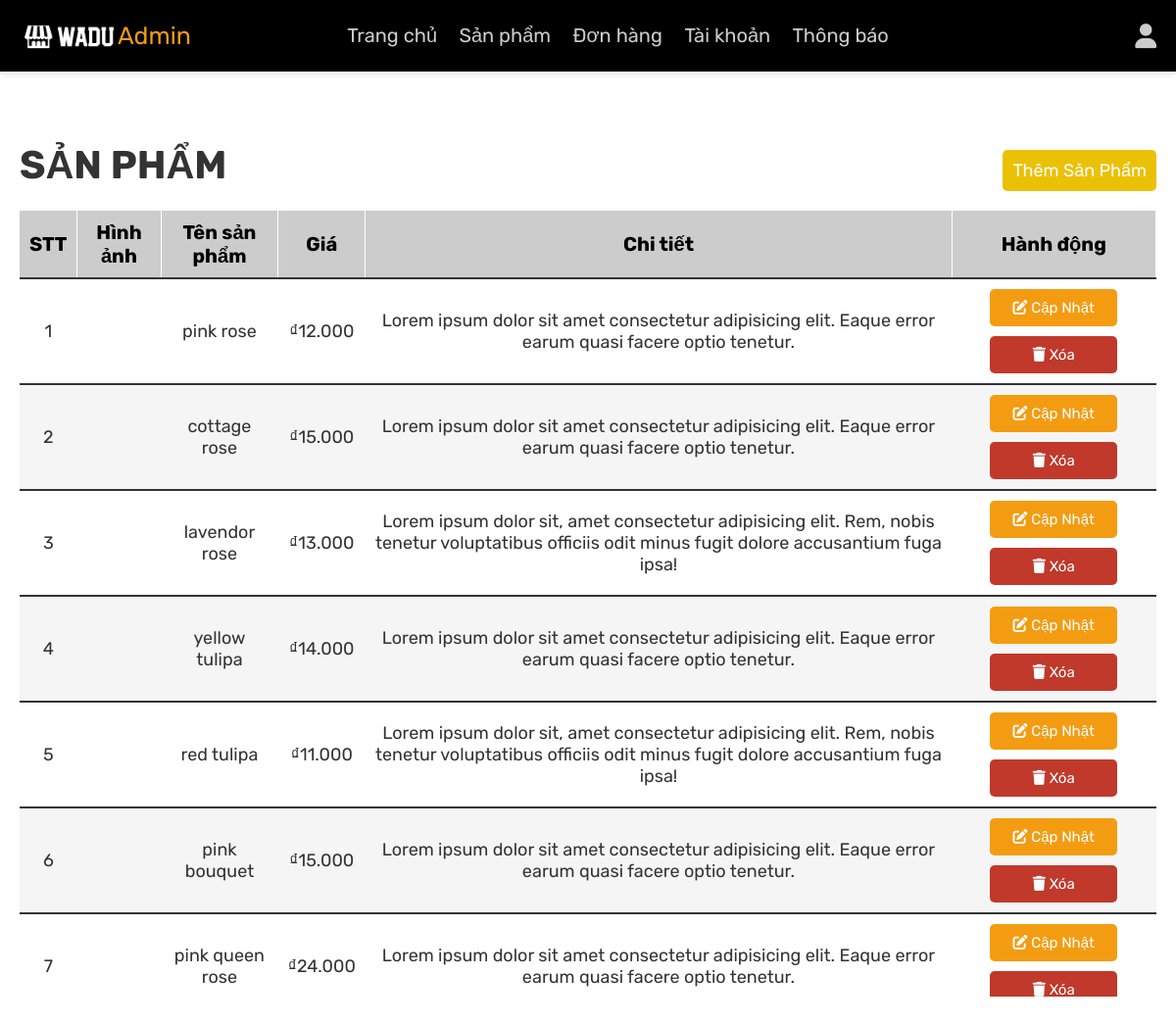
The page /admin_products.php (signed in) on the database its author committed.
### tables this page shows
CREATE TABLE `products` (
  `id` int(100) NOT NULL,
  `name` varchar(100) NOT NULL,
  `details` varchar(500) NOT NULL,
  `price` int(100) NOT NULL,
  `image` varchar(100) NOT NULL
);

### admin_products.php (the view, shortened to what this page needs)
<?php
@include 'config.php';
?>
<!DOCTYPE html>
<html lang="en">
<head>
   <link rel="stylesheet" href="https://cdnjs.cloudflare.com/ajax/libs/font-awesome/6.0.0/css/all.min.css">
   <link rel="stylesheet" href="css/admin_style.css">
</head>
<body>
   <?php @include 'admin_header.php'; ?>
   <section class="add-products">
   </section>
   <section class="show-products">
      <h1 class="title">
         <p>Sản phẩm</p>
         <button class="btn add-product">Thêm sản phẩm</button>
      </h1>
      <div class="table-products">
         <table class="products-table">
            <thead>
               <tr>
                  <th>STT</th>
                  <th>Hình ảnh</th>
                  <th>Tên sản phẩm</th>
                  <th>Giá</th>
                  <th>Chi tiết</th>
                  <th>Hành động</th>
               </tr>
            </thead>
            <?php
            $select_products = mysqli_query($conn, "SELECT * FROM `products`") or die('query failed');
            if (mysqli_num_rows($select_products) > 0) {
               $i = 1;
               while ($fetch_products = mysqli_fetch_assoc($select_products)) {
            ?>
                  <tr>
                     <td><?php echo $i; ?></td>
                     <td><img src="uploaded_img/<?php echo $fetch_products['image']; ?>" height="100" alt=""></td>
                     <td><?php echo $fetch_products['name']; ?></td>
                     <td><span>₫</span><?php echo $fetch_products['price']; ?>.000</td>
                     <td><?php echo $fetch_products['details']; ?></td>
                     <td>
                        <a href="admin_update_product.php?update=<?php echo $fetch_products['id']; ?>" class="option-btn"> <i class="fas fa-edit"></i> Cập nhật</a>
                        <a href="admin_products.php?delete=<?php echo $fetch_products['id']; ?>" class="delete-btn" onclick="return confirm('Bạn muốn xóa sản phẩm này?');"> <i class="fas fa-trash"></i> Xóa</a>
                     </td>
                  </tr>
            <?php
                  $i++;
               }
            } else {
               echo '<p class="empty">Chưa có sản phẩm nào được thêm vào!</p>';
            }
            ?>
         </table>
      </div>
   </section>
</body>
</html>

### css/admin_style.css (style rules this page uses)
:root { --pink:#ebc105; --red:#c0392b; --orange:#f39c12; --black-origin:#000; --black:#333; --white:#fff; --light-color:#666; --light-white:#ccc; --light-bg:#f5f5f5; --border:.2rem solid var(--black); --box-shadow: rgba(99, 99, 99, 0.2) 0px 2px 8px 0px; }
* { font-family: 'Rubik', sans-serif; margin:0; padding:0; box-sizing: border-box; outline: none; border:none; text-decoration: none; transition:all .2s linear; }
html { font-size: 62.5%; overflow-x: hidden; scroll-behavior: smooth; scroll-padding-top: 6.5rem; }
table { border-collapse: collapse; border-spacing: 0; width: 100%; text-align: center; position: relative; }
thead { display: table-header-group; position: sticky; top: 0; z-index: 10; }
thead th { background-color: #d9eaf1; border-bottom: 1px solid #e0e0e0; border-right: 1px solid white; padding: 10px; font-size: 1.8rem; }
tbody tr { font-size: 1.6rem; }
tr:nth-child(2n) { background-color: #f5f5f5; }
tr { border-bottom: 1px solid #e0e0e0; }
td { padding-top: 5px; padding-bottom: 20px; }
section { padding:3rem 2rem; }
.title { display: flex; justify-content: space-between; align-items: center; margin-bottom: 2rem; color:var(--black); text-transform: uppercase; font-size: 4rem; }
.btn, .delete-btn, .option-btn { min-width: 13rem; display: inline-block; border-radius: .5rem; margin-top: 1rem; font-size: 1.8rem; color:var(--white); cursor: pointer; padding:1rem 1rem; text-align: center; text-transform: capitalize; }
.btn { background-color: var(--pink); }
.delete-btn { background-color: var(--red); }
.option-btn { background-color: var(--orange); }
.add-products { position: relative; padding-top: 1rem; }
.show-products { max-width: 120rem; margin: 0 auto; }
.show-products .table-products { height: 70vh; overflow-y: scroll; }
.show-products .products-table { position: relative; width: 100%; text-align: center; }
.show-products .products-table th { padding: 1rem; font-size: 2rem; background-color: var(--light-white); border-bottom: var(--border); }
.show-products .products-table td { padding: 1rem; font-size: 1.8rem; color: var(--black); border-bottom: var(--border); }
.show-products .products-table .option-btn { margin-top: 0; font-size: 1.5rem; }
.show-products .products-table .delete-btn { font-size: 1.5rem; }

### rows shown on the page
products: name "pink rose", price "12", details "Lorem ipsum dolor sit amet consectetur adipisicing elit. Eaque error earum quasi facere optio tenetur."
products: name "cottage rose", price "15", details "Lorem ipsum dolor sit amet consectetur adipisicing elit. Eaque error earum quasi facere optio tenetur."
products: name "lavendor rose", price "13", details "Lorem ipsum dolor sit, amet consectetur adipisicing elit. Rem, nobis tenetur voluptatibus officiis odit minus fugit dolore accusantium fuga ipsa!"
products: name "yellow tulipa", price "14", details "Lorem ipsum dolor sit amet consectetur adipisicing elit. Eaque error earum quasi facere optio tenetur."
products: name "red tulipa", price "11", details "Lorem ipsum dolor sit, amet consectetur adipisicing elit. Rem, nobis tenetur voluptatibus officiis odit minus fugit dolore accusantium fuga ipsa!"
products: name "pink bouquet", price "15", details "Lorem ipsum dolor sit amet consectetur adipisicing elit. Eaque error earum quasi facere optio tenetur."
products: name "pink queen rose", price "24", details "Lorem ipsum dolor sit amet consectetur adipisicing elit. Eaque error earum quasi facere optio tenetur."
